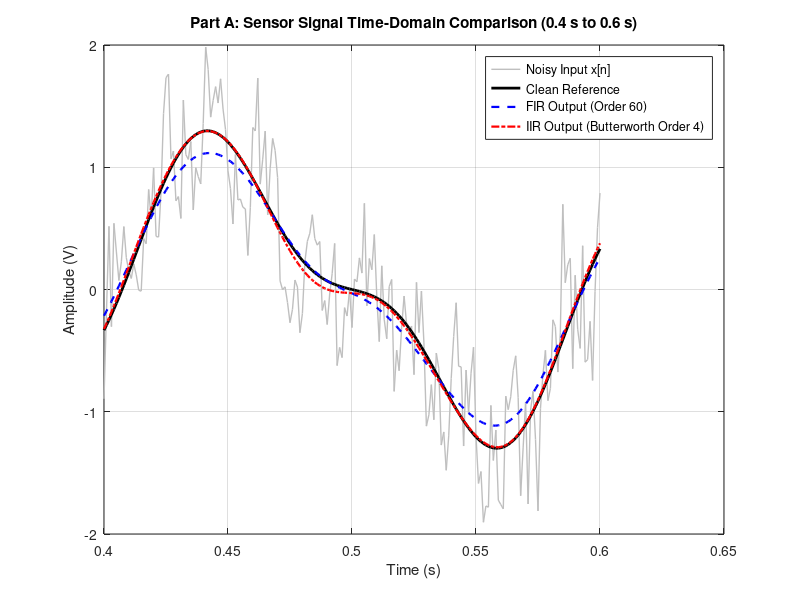
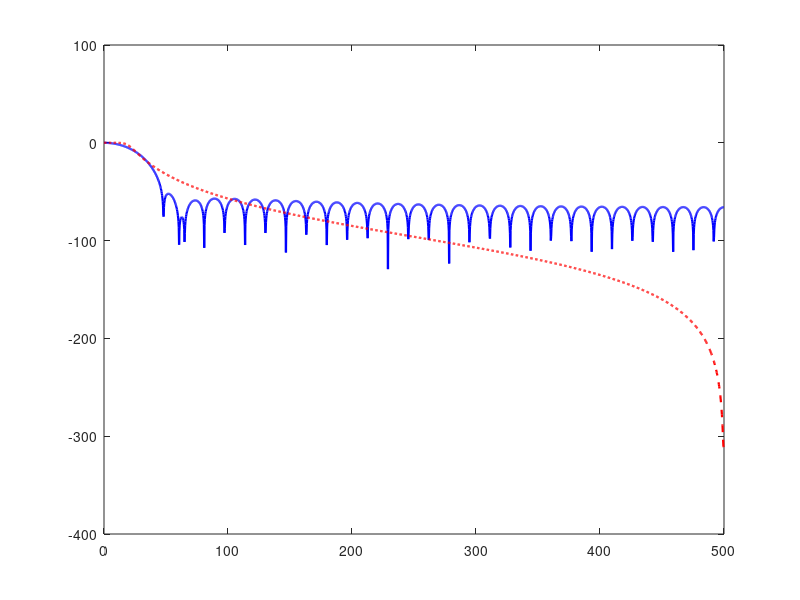

MATLAB code for these plots, in order: (Note: this script raises an error after producing the figures.)
%% Lecture 06: Digital Filter Design and Evaluation (Sensor & Audio Signals)
clear; clc; close all;

%% 0. MATLAB Version & Toolbox Verification
fprintf('=====================================================\n');
fprintf('MATLAB Version: %s\n', version);
hasSPT = license('test', 'Signal_Toolbox') && ~isempty(ver('signal'));
fprintf('Signal Processing Toolbox Available: %d\n', hasSPT);
fprintf('=====================================================\n\n');

%% ========================================================================
%  PART A: Filter a Synthetic Sensor Signal (FIR vs. IIR)
%  ========================================================================
Fs = 1000;
t = (0:1/Fs:2-1/Fs)';
rng(7);

clean = sin(2*pi*5*t) + 0.35*sin(2*pi*12*t);
noise = 0.35*sin(2*pi*50*t) + 0.20*sin(2*pi*137*t) + 0.25*randn(size(t));
x = clean + noise;

% Design 20 Hz Low-Pass Filters
fc = 20;
bFIR = fir1(60, fc/(Fs/2), 'low');          % Order 60 (61 taps)
[bIIR, aIIR] = butter(4, fc/(Fs/2), 'low'); % 4th-order Butterworth IIR

% Zero-phase offline filtering
yFIR = filtfilt(bFIR, 1, x);
yIIR = filtfilt(bIIR, aIIR, x);

% --- Figure 1: Sensor Time-Domain Comparison (0.2 s window) ---
idxWin = (t >= 0.4) & (t <= 0.6); % Interior 0.2 s window
fig1 = figure('Name', 'Sensor Time-Domain Comparison', 'Color', 'w', 'Position', [100 100 950 480]);
plot(t(idxWin), x(idxWin), 'Color', [0.75 0.75 0.75], 'LineWidth', 1.0); hold on;
plot(t(idxWin), clean(idxWin), 'k-', 'LineWidth', 2.0);
plot(t(idxWin), yFIR(idxWin), 'b--', 'LineWidth', 1.6);
plot(t(idxWin), yIIR(idxWin), 'r-.', 'LineWidth', 1.6);
hold off;
grid on;
xlabel('Time (s)');
ylabel('Amplitude (V)');
title('Part A: Sensor Signal Time-Domain Comparison (0.4 s to 0.6 s)');
legend('Noisy Input x[n]', 'Clean Reference', 'FIR Output (Order 60)', 'IIR Output (Butterworth Order 4)', 'Location', 'northeast');
saveas(fig1, 'fig1_sensor_time_domain.png');

% --- Figure 2: Sensor Filter Magnitude Responses (freqz) ---
[H_fir, f_resp] = freqz(bFIR, 1, 2048, Fs);
[H_iir, ~]      = freqz(bIIR, aIIR, 2048, Fs);

fig2 = figure('Name', 'Sensor Frequency Responses', 'Color', 'w', 'Position', [100 100 950 480]);
plot(f_resp, 20*log10(abs(H_fir) + eps), 'b-', 'LineWidth', 1.6); hold on;
plot(f_resp, 20*log10(abs(H_iir) + eps), 'r--', 'LineWidth', 1.6);
xline(fc, 'k:', 'LineWidth', 1.5, 'Label', 'Cutoff fc = 20 Hz', 'LabelVerticalAlignment', 'bottom');
yline(-3, 'g:', 'LineWidth', 1.2, 'Label', '-3 dB');
hold off;
grid on;
xlim([0 200]);
ylim([-100 5]);
xlabel('Frequency (Hz)');
ylabel('Magnitude (dB)');
title('Part A: Filter Magnitude Responses (FIR Order 60 vs. Butterworth IIR Order 4)');
legend('FIR Low-Pass (Order 60, 61 taps)', 'Butterworth IIR (Order 4)', 'Location', 'northeast');
saveas(fig2, 'fig2_sensor_freq_response.png');

% --- Figure 3: Sensor Single-Sided Amplitude Spectra ---
N = length(x);
f_spec   = Fs * (0:(N/2)) / N;
P1_noisy = single_sided_spectrum(x);
P1_fir   = single_sided_spectrum(yFIR);
P1_iir   = single_sided_spectrum(yIIR);

fig3 = figure('Name', 'Sensor Amplitude Spectra', 'Color', 'w', 'Position', [100 100 950 650]);
subplot(3,1,1);
plot(f_spec, P1_noisy, 'Color', [0.4 0.4 0.4], 'LineWidth', 1.2);
xlim([0 160]); ylim([0 1.1]); grid on;
xlabel('Frequency (Hz)'); ylabel('Amplitude (V)');
title('Single-Sided Amplitude Spectrum: Noisy Input x[n]');

subplot(3,1,2);
plot(f_spec, P1_fir, 'b', 'LineWidth', 1.3);
xlim([0 160]); ylim([0 1.1]); grid on;
xlabel('Frequency (Hz)'); ylabel('Amplitude (V)');
title('Single-Sided Amplitude Spectrum: FIR Output (Order 60)');

subplot(3,1,3);
plot(f_spec, P1_iir, 'r', 'LineWidth', 1.3);
xlim([0 160]); ylim([0 1.1]); grid on;
xlabel('Frequency (Hz)'); ylabel('Amplitude (V)');
title('Single-Sided Amplitude Spectrum: IIR Output (Butterworth Order 4)');
saveas(fig3, 'fig3_sensor_spectra.png');

% --- RMSE Calculations (Full Signal vs. Interior Excluding 0.1 s Edges) ---
rmse_noisy = sqrt(mean((x - clean).^2));
rmse_fir   = sqrt(mean((yFIR - clean).^2));
rmse_iir   = sqrt(mean((yIIR - clean).^2));

mid = (t >= 0.1) & (t <= 1.9);
rmse_fir_mid = sqrt(mean((yFIR(mid) - clean(mid)).^2));
rmse_iir_mid = sqrt(mean((yIIR(mid) - clean(mid)).^2));

fprintf('--- PART A: RMSE EVALUATION (vs. Known Clean Reference) ---\n');
fprintf('%-28s | %-12s | %-15s\n', 'Signal', 'Full RMSE', 'Interior RMSE');
fprintf('---------------------------------------------------------------\n');
fprintf('%-28s | %-12.5f | %-15.5f\n', 'Noisy Input x[n]', rmse_noisy, rmse_noisy);
fprintf('%-28s | %-12.5f | %-15.5f\n', 'FIR Output (Order 60)', rmse_fir, rmse_fir_mid);
fprintf('%-28s | %-12.5f | %-15.5f\n\n', 'IIR Output (Butterworth 4)', rmse_iir, rmse_iir_mid);

%% ========================================================================
%  PART B: Reduce a 50 Hz Hum in Audio (Handel Recording)
%  ========================================================================
load handel; % provides y and Fs
FsAudio = Fs;
xClean = y(:);
assert(FsAudio > 102, 'Sample rate must exceed 102 Hz to represent 50 Hz.');

tAudio = (0:numel(xClean)-1)' / FsAudio;
xHum = xClean + 0.15*sin(2*pi*50*tAudio);

% Narrow 2nd-order Butterworth band-stop filter (49-51 Hz)
[bN, aN] = butter(2, [49 51]/(FsAudio/2), 'stop');
yAudioNarrow = filtfilt(bN, aN, xHum);

% Wider 2nd-order Butterworth band-stop filter (45-55 Hz)
[bW, aW] = butter(2, [45 55]/(FsAudio/2), 'stop');
yAudioWide = filtfilt(bW, aW, xHum);

% --- Figure 4: Audio Waveform Comparison (0.1 s section) ---
idxAud = (tAudio >= 1.0) & (tAudio <= 1.1);
fig4 = figure('Name', 'Audio Waveform Comparison', 'Color', 'w', 'Position', [100 100 950 650]);
subplot(3,1,1);
plot(tAudio(idxAud), xClean(idxAud), 'k', 'LineWidth', 1.1);
ylim([-0.8 0.8]); grid on;
xlabel('Time (s)'); ylabel('Amplitude');
title('Part B: Clean Audio Waveform (1.0 s to 1.1 s)');

subplot(3,1,2);
plot(tAudio(idxAud), xHum(idxAud), 'Color', [0.85 0.33 0.1], 'LineWidth', 1.1);
ylim([-0.8 0.8]); grid on;
xlabel('Time (s)'); ylabel('Amplitude');
title('Audio with Added 50 Hz Hum (Amplitude 0.15)');

subplot(3,1,3);
plot(tAudio(idxAud), yAudioNarrow(idxAud), 'b', 'LineWidth', 1.1);
ylim([-0.8 0.8]); grid on;
xlabel('Time (s)'); ylabel('Amplitude');
title('Filtered Audio (Narrow Band-Stop: 49–51 Hz)');
saveas(fig4, 'fig4_audio_waveform.png');

% --- Figure 5: Audio Low-Frequency Spectra (0 to 250 Hz) ---
Na = length(xClean);
f_aud = FsAudio * (0:floor(Na/2)) / Na;
P1_aud_clean  = single_sided_spectrum(xClean);
P1_aud_hum    = single_sided_spectrum(xHum);
P1_aud_narrow = single_sided_spectrum(yAudioNarrow);
P1_aud_wide   = single_sided_spectrum(yAudioWide);

fig5 = figure('Name', 'Audio Spectrum Comparison', 'Color', 'w', 'Position', [100 100 950 700]);
subplot(4,1,1);
plot(f_aud, P1_aud_clean, 'k', 'LineWidth', 1.1);
xlim([0 250]); ylim([0 0.18]); grid on;
xlabel('Frequency (Hz)'); ylabel('Amplitude');
title('Clean Audio Spectrum (0–250 Hz)');

subplot(4,1,2);
plot(f_aud, P1_aud_hum, 'Color', [0.85 0.33 0.1], 'LineWidth', 1.1);
xlim([0 250]); ylim([0 0.18]); grid on;
xlabel('Frequency (Hz)'); ylabel('Amplitude');
title('Hum-Added Audio Spectrum (Strong 50 Hz Spike)');

subplot(4,1,3);
plot(f_aud, P1_aud_narrow, 'b', 'LineWidth', 1.1);
xlim([0 250]); ylim([0 0.18]); grid on;
xlabel('Frequency (Hz)'); ylabel('Amplitude');
title('Filtered Output: Narrow Band-Stop (49–51 Hz)');

subplot(4,1,4);
plot(f_aud, P1_aud_wide, 'm', 'LineWidth', 1.1);
xlim([0 250]); ylim([0 0.18]); grid on;
xlabel('Frequency (Hz)'); ylabel('Amplitude');
title('Filtered Output: Wide Band-Stop (45–55 Hz)');
saveas(fig5, 'fig5_audio_spectrum.png');

% --- Figure 6: Notch Filter Frequency Response (49-51 Hz vs. 45-55 Hz) ---
[H_narrow, f_nresp] = freqz(bN, aN, 16384, FsAudio);
[H_wide, ~]         = freqz(bW, aW, 16384, FsAudio);

fig6 = figure('Name', 'Notch Filter Frequency Response', 'Color', 'w', 'Position', [100 100 950 460]);
plot(f_nresp, 20*log10(abs(H_narrow) + eps), 'b-', 'LineWidth', 1.6); hold on;
plot(f_nresp, 20*log10(abs(H_wide) + eps), 'm--', 'LineWidth', 1.6);
xline(50, 'k:', 'LineWidth', 1.4, 'Label', '50 Hz Hum');
hold off;
xlim([20 80]); ylim([-80 5]); grid on;
xlabel('Frequency (Hz)'); ylabel('Magnitude (dB)');
title('Part B: Band-Stop Filter Magnitude Responses (49–51 Hz vs. 45–55 Hz)');
legend('Narrow Notch (49–51 Hz)', 'Wide Notch (45–55 Hz)', 'Location', 'southeast');
saveas(fig6, 'fig6_notch_response.png');

% --- Measure 50 Hz Amplitude & Filter Attenuation ---
[~, idx50] = min(abs(f_aud - 50));
amp50_clean  = P1_aud_clean(idx50);
amp50_hum    = P1_aud_hum(idx50);
amp50_narrow = P1_aud_narrow(idx50);
amp50_wide   = P1_aud_wide(idx50);

% Effective two-pass filtfilt attenuation at 50 Hz
H50_narrow_dB = 2 * 20*log10(abs(freqz(bN, aN, [50 100], FsAudio)));
H50_wide_dB   = 2 * 20*log10(abs(freqz(bW, aW, [50 100], FsAudio)));

fprintf('--- PART B: 50 Hz HUM MEASUREMENT ---\n');
fprintf('Audio Sample Rate (Fs): %d Hz | Total Samples: %d\n', FsAudio, Na);
fprintf('50 Hz FFT Peak Amplitude (Clean):           %.5f\n', amp50_clean);
fprintf('50 Hz FFT Peak Amplitude (Hum-Added):       %.5f\n', amp50_hum);
fprintf('50 Hz FFT Peak Amplitude (Narrow 49-51 Hz): %.5f\n', amp50_narrow);
fprintf('50 Hz FFT Peak Amplitude (Wide 45-55 Hz):   %.5f\n', amp50_wide);
fprintf('Effective filtfilt Attenuation at 50 Hz (Narrow): %.2f dB\n', H50_narrow_dB(1));
fprintf('Effective filtfilt Attenuation at 50 Hz (Wide):   %.2f dB\n', H50_wide_dB(1));

% Optional interactive listening at identical playback gain:
% sound(xHum, FsAudio); pause(length(xHum)/FsAudio + 0.5);
% sound(yAudioNarrow, FsAudio);

%% Helper Function: Single-Sided Amplitude Spectrum
function P1 = single_sided_spectrum(sig)
    N = length(sig);
    Y = fft(sig);
    P2 = abs(Y / N);
    P1 = P2(1:floor(N/2)+1);
    P1(2:end-1) = 2 * P1(2:end-1);
end
